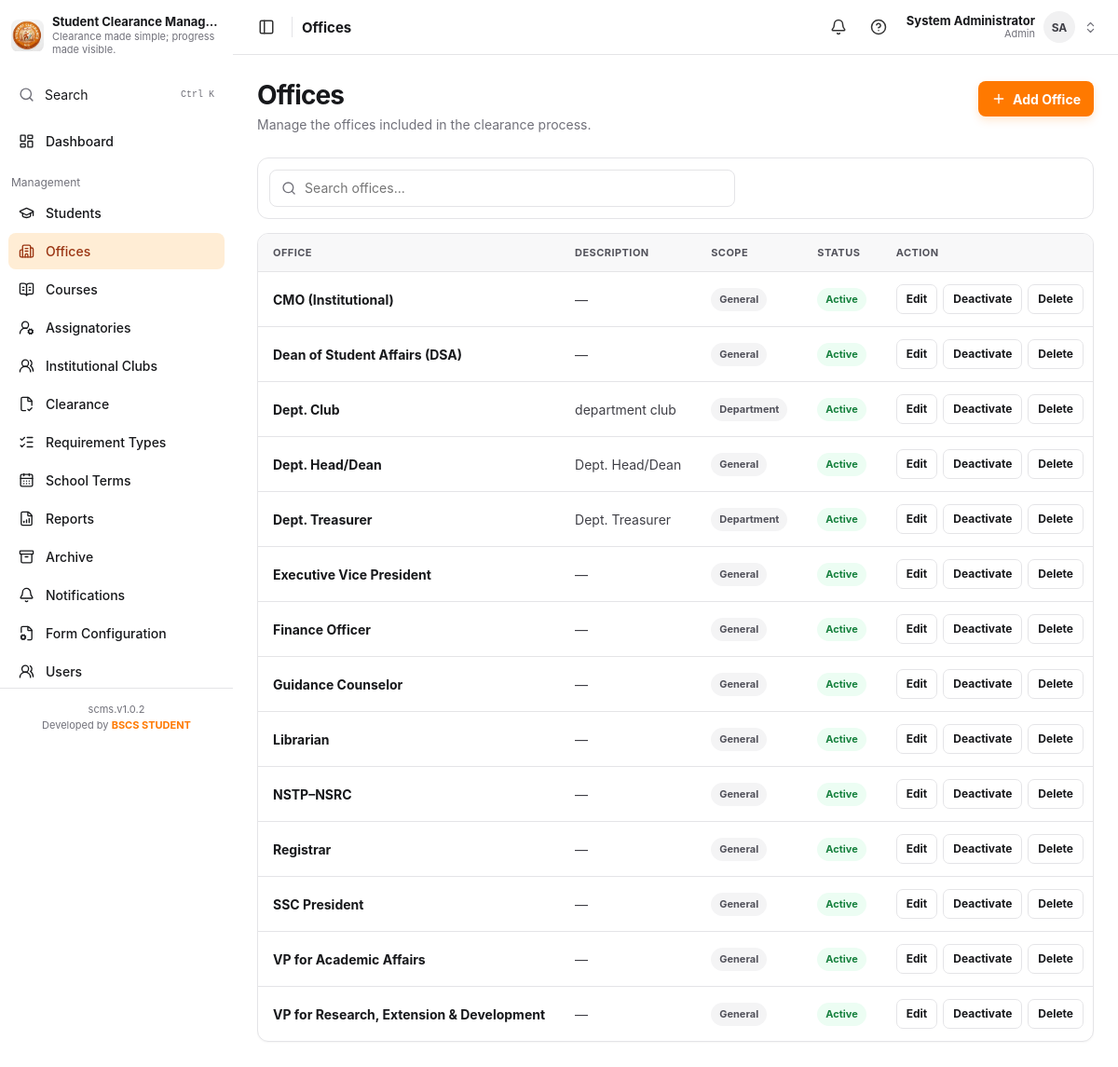
/admin/offices.php (signed in), run on the app's committed database.
### tables this page shows
CREATE TABLE `offices` (
  `office_id` int(10) unsigned NOT NULL AUTO_INCREMENT,
  `office_name` varchar(120) NOT NULL,
  `description` varchar(255) DEFAULT NULL,
  `scope` enum('general','department') NOT NULL DEFAULT 'general',
  `course_name` varchar(120) DEFAULT NULL,
  `status` enum('active','inactive') NOT NULL DEFAULT 'active',
  `created_at` timestamp NOT NULL DEFAULT current_timestamp(),
  PRIMARY KEY (`office_id`)
);

### config/auth.php (called while the page is built, shortened)
<?php
function e($value): string
{
    return htmlspecialchars((string)$value, ENT_QUOTES, 'UTF-8');
}
?>

### admin/offices.php (the view, shortened to what this page needs)
<?php
$pageTitle = "Offices";
$activePage = "offices";
require_once "../config/auth.php";
require_once "../config/db.php";
$offices = $conn->query(
    "SELECT office_id, office_name, description, scope, status, created_at
     FROM offices ORDER BY office_name ASC"
);
require "_header.php";
?>
<div class="page-heading">
    <div>
        <h1>Offices</h1>
        <p>Manage the offices included in the clearance process.</p>
    </div>
    <a class="btn btn-primary" href="#office-form" data-form-target="office-form"><i data-lucide="plus"></i> Add Office</a>
</div>
<div class="toolbar-card"><div class="search-field"><i data-lucide="search"></i><input type="search" placeholder="Search offices..."></div></div>
<div class="table-card">
    <div class="table-wrapper">
        <table>
            <thead><tr><th>Office</th><th>Description</th><th>Scope</th><th>Status</th><th>Action</th></tr></thead>
            <tbody>
            <?php if ($offices && $offices->num_rows): ?>
                <?php while ($row = $offices->fetch_assoc()): ?>
                    <tr>
                        <td><strong><?= e($row["office_name"]) ?></strong></td>
                        <td><?= e($row["description"] ?: "—") ?></td>
                        <td><span class="role-badge"><?= e(($row["scope"] ?? "general") === "department" ? "Department" : "General") ?></span></td>
                        <td><span class="status status-<?= e($row["status"]) ?>"><?= e(ucfirst($row["status"])) ?></span></td>
                        <td class="action-group">
                            <a class="table-action" href="offices.php?edit=<?= (int)$row["office_id"] ?>#office-form">Edit</a>
                            <form method="post">
                                <button class="table-action" type="submit"><?= $row["status"] === "active" ? "Deactivate" : "Activate" ?></button>
                            </form>
                            <form method="post" data-delete-confirm="Delete <?= e($row["office_name"]) ?>? This will remove it from student clearance records.">
                                <button class="table-action" type="submit">Delete</button>
                            </form>
                        </td>
                    </tr>
                <?php endwhile; ?>
            <?php else: ?>
                <tr><td colspan="5" class="empty-state">No offices found.</td></tr>
            <?php endif; ?>
            </tbody>
        </table>
    </div>
</div>
<?php require "_footer.php"; ?>

### admin/_header.php (shortened to what this page needs)
<?php
require_once "../config/auth.php";
?>
<!DOCTYPE html>
<html lang="en">
<head>
    <link rel="stylesheet" href="../assets/css/dashboard.css?v=20261031">
</head>
<body>
<div class="app-shell">
    <aside class="sidebar" id="sidebar">
        <div class="school-header">
            <img src="../assets/images/system_logo.jpg" class="school-logo" alt="Student Clearance System logo">
            <div class="school-info">
                <div class="school-name">Student Clearance Management System</div>
                <div class="school-motto">Clearance made simple; progress made visible.</div>
            </div>
        </div>
        <div class="sidebar-search" id="sidebarSearch">
            <i data-lucide="search"></i>
            <input id="sidebarSearchInput" type="search" placeholder="Search" aria-label="Search admin pages">
            <kbd>Ctrl K</kbd>
        </div>
        <nav class="sidebar-menu">
            <a href="dashboard.php" class="menu-item <?= ($activePage ?? '') === 'dashboard' ? 'active' : '' ?>">
                <i data-lucide="layout-dashboard"></i><span>Dashboard</span>
            </a>
            <div class="menu-section">Management</div>
            <a href="students.php" class="menu-item <?= ($activePage ?? '') === 'students' ? 'active' : '' ?>">
                <i data-lucide="graduation-cap"></i><span>Students</span>
            </a>
            <a href="offices.php" class="menu-item <?= ($activePage ?? '') === 'offices' ? 'active' : '' ?>">
                <i data-lucide="building-2"></i><span>Offices</span>
            </a>
            <a href="courses.php" class="menu-item <?= ($activePage ?? '') === 'courses' ? 'active' : '' ?>">
                <i data-lucide="book-open-text"></i><span>Courses</span>
            </a>
            <a href="assignatories.php" class="menu-item <?= ($activePage ?? '') === 'assignatories' ? 'active' : '' ?>">
                <i data-lucide="user-round-cog"></i><span>Assignatories</span>
            </a>
            <a href="institutional_clubs.php" class="menu-item <?= ($activePage ?? '') === 'institutional_clubs' ? 'active' : '' ?>">
                <i data-lucide="users-round"></i><span>Institutional Clubs</span>
            </a>
            <a href="clearance.php" class="menu-item <?= ($activePage ?? '') === 'clearance' ? 'active' : '' ?>">
                <i data-lucide="file-check-2"></i><span>Clearance</span>
            </a>
            <a href="requirement_types.php" class="menu-item <?= ($activePage ?? '') === 'requirement_types' ? 'active' : '' ?>">
                <i data-lucide="list-checks"></i><span>Requirement Types</span>
            </a>
            <a href="school_terms.php" class="menu-item <?= ($activePage ?? '') === 'school_terms' ? 'active' : '' ?>">
                <i data-lucide="calendar-days"></i><span>School Terms</span>
            </a>
            <a href="reports.php" class="menu-item <?= ($activePage ?? '') === 'reports' ? 'active' : '' ?>">
                <i data-lucide="file-bar-chart"></i><span>Reports</span>
            </a>
            <a href="archive.php" class="menu-item <?= ($activePage ?? '') === 'archive' ? 'active' : '' ?>">
                <i data-lucide="archive"></i><span>Archive</span>
            </a>
            <a href="notifications.php" class="menu-item <?= ($activePage ?? '') === 'notifications' ? 'active' : '' ?>">
                <i data-lucide="bell"></i><span>Notifications</span>
            </a>
            <a href="form_configuration.php" class="menu-item <?= ($activePage ?? '') === 'form_configuration' ? 'active' : '' ?>">
                <i data-lucide="file-cog"></i><span>Form Configuration</span>
            </a>
            <a href="users.php" class="menu-item <?= ($activePage ?? '') === 'users' ? 'active' : '' ?>">
                <i data-lucide="users-round"></i><span>Users</span>
            </a>
        </nav>
        <div class="sidebar-bottom">
            <div class="sidebar-version">scms.v1.0.2<br>Developed by <span class="version-team">BSCS STUDENT</span></div>
        </div>
    </aside>
    <div class="main-area">
        <header class="topbar topbar-single-toggle">
            <div class="topbar-left">
                <button class="icon-button sidebar-toggle" id="sidebarToggle" data-sidebar-toggle type="button" aria-label="Collapse sidebar" aria-expanded="true">
                    <i data-lucide="panel-left"></i>
                </button>
                <span class="topbar-title"><?= e($pageTitle ?? "Dashboard") ?></span>
            </div>
            <div class="top-actions">
                    <?php
                    $__displayName = trim((string)($_SESSION["full_name"] ?? ""));
                    $__nameParts = preg_split('/\s+/', $__displayName, -1, PREG_SPLIT_NO_EMPTY) ?: [];
                    $__firstWord = $__nameParts[0] ?? "";
                    $__lastWord = count($__nameParts) > 1 ? $__nameParts[count($__nameParts) - 1] : "";
                    $__initials = strtoupper(mb_substr($__firstWord, 0, 1) . ($__lastWord !== "" ? mb_substr($__lastWord, 0, 1) : ""));
                    ?>
                    <div class="notif-wrap">
                        <button class="icon-button" id="notificationsButton" type="button" aria-label="Notifications" aria-haspopup="true" aria-expanded="false" style="position:relative;">
                            <i data-lucide="bell"></i>
                        </button>
                    </div>
                    <button class="icon-button" id="helpButton" aria-label="Help" data-help-message="Use the sidebar to manage students, offices, users, announcements, and clearance requests." data-help-message-mobile="Use the bottom navigation bar and the More tab to manage students, offices, users, announcements, and clearance requests.">
                    <i data-lucide="circle-help"></i>
                </button>
                    <div class="profile-wrap">
                        <button class="topbar-profile-link" id="profileButton" type="button" aria-label="Account menu" aria-haspopup="true" aria-expanded="false">
                            <span class="topbar-user-meta"><strong><?= e($__displayName) ?></strong><small>Admin</small></span>
                            <?php if (!empty($_SESSION["avatar_path"])): ?><img src="<?= e("../" . $_SESSION["avatar_path"]) ?>" class="profile-avatar" alt="Profile picture"><?php else: ?><span class="profile-avatar avatar-initials" aria-hidden="true"><?= e($__initials) ?></span><?php endif; ?>
                            <i data-lucide="chevrons-up-down" class="topbar-chevron"></i>
                        </button>
                    </div>
            </div>
        </header>
        <main class="content">

### admin/_footer.php (shortened to what this page needs)
        </main>
    </div>
</div>
</body>
</html>

### data on the page
offices: office_name "CMO (Institutional)", description "—", scope "General", status "Active", shows "Deactivate"
offices: office_name "Dean of Student Affairs (DSA)", description "—", scope "General", status "Active", shows "Deactivate"
offices: office_name "Dept. Club", description "department club", scope "Department", status "Active", shows "Deactivate"
offices: office_name "Dept. Head/Dean", description "Dept. Head/Dean", scope "General", status "Active", shows "Deactivate"
offices: office_name "Dept. Treasurer", description "Dept. Treasurer", scope "Department", status "Active", shows "Deactivate"
offices: office_name "Executive Vice President", description "—", scope "General", status "Active", shows "Deactivate"
offices: office_name "Finance Officer", description "—", scope "General", status "Active", shows "Deactivate"
offices: office_name "Guidance Counselor", description "—", scope "General", status "Active", shows "Deactivate"
offices: office_name "Librarian", description "—", scope "General", status "Active", shows "Deactivate"
offices: office_name "NSTP–NSRC", description "—", scope "General", status "Active", shows "Deactivate"
offices: office_name "Registrar", description "—", scope "General", status "Active", shows "Deactivate"
offices: office_name "SSC President", description "—", scope "General", status "Active", shows "Deactivate"
offices: office_name "VP for Academic Affairs", description "—", scope "General", status "Active", shows "Deactivate"
offices: office_name "VP for Research, Extension & Development", description "—", scope "General", status "Active", shows "Deactivate"

### other printed values
$pageTitle "Offices"
$__displayName "System Administrator"
$__initials "SA"
